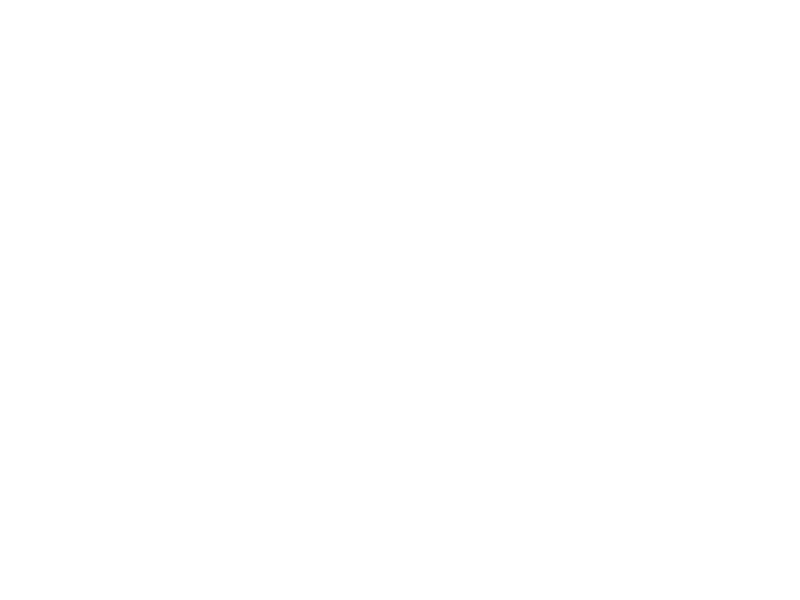
Frame 1 (no input)
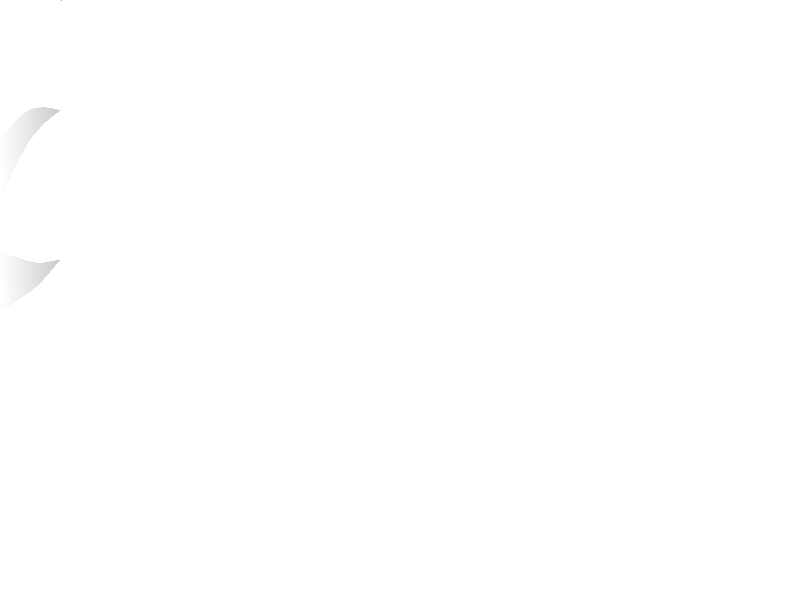
Frame 60 (the mouse pressed at the canvas centre just before this capture)
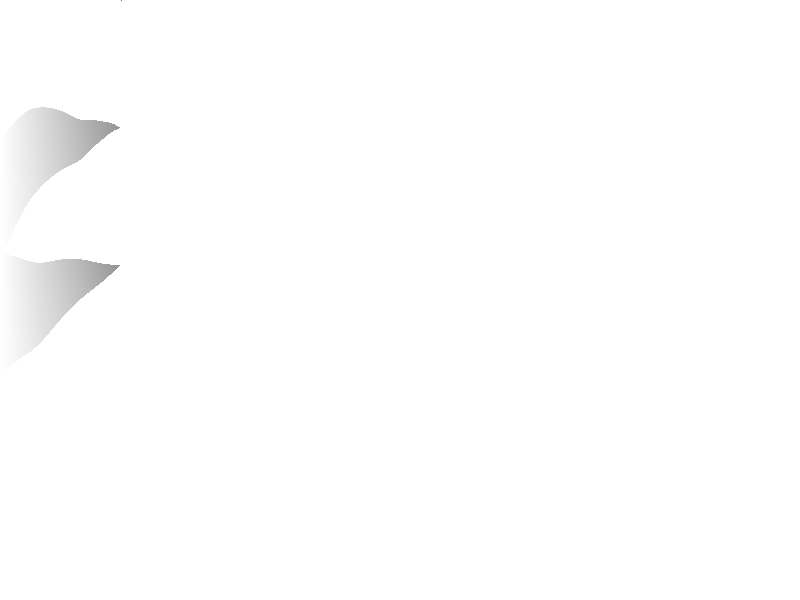
Frame 120 (the mouse held since frame 60 and released just before this capture)

The Processing sketch that drew these frames (run headless with seeded random() and noise(); from frame 60 on, the mouse is pressed at the canvas centre):

// Processing sketch: processing_6729
// ── processing_6729.pde

/*****************************************************************************
 * animation of rolling hillsides using perlin noise.
 ******************************************************************************/

int width=800;
int height=600;
MountainRange m1;
MountainRange m2;
//MountainRange m3;
//MountainRange m4;
//MountainRange m5;
//MountainRange m6;
int cntr = 0;
int fadeMargin = 200;

void setup()
{
  size(800,600);
  m1 = new MountainRange(.005, 120+200, 600, color(93,107,166));
  m2 = new MountainRange(.003, 200, 450, color(77,91,151));
  //m3 = new MountainRange(.008, 60, 200, color(61,76,131));
  //m4 = new MountainRange(.0065, 50, 190, color(55,69,122));
  //m5 = new MountainRange(.004, 30, 150, color(46,55,93));
  //m6 = new MountainRange(.002, 10, 130, color(12,16,35));
  background(#FFFFFF);
}

void draw()
{
  //background(110,119,172);
  if(cntr < width+height) {
  m1.drawMountains();
  m2.drawMountains();
  //m3.drawMountains();
  //m4.drawMountains();
  //m5.drawMountains();
  //m6.drawMountains();
  }
  strokeWeight(4);
  stroke(#ffffff);
  point(cntr, 1);
  cntr++;
}

class MountainRange{
  int mD; //records the position in the array to place new height value
  float mT; //records time passed for noise.  The lower the time, the smoother the transistions (like lower land)
  float mInc; // amount to incrament time by
  float mMin; //lowest elevation of the mountains
  float mMax; //highest elevation of the mountains
  color mC; //holds the color of the mountain range
  float mR; // read value
  float mG; // green value for color
  float mB; // blue value for color
  int[] rangeHeights;

  MountainRange( float newInc, float mountainMin, float mountainMax, color newMC){
    mD=0;// place in range
    mT=random(0,1000);
    mInc=newInc;
    mMin = mountainMin;
    mMax = mountainMax;
    mC = newMC;
    
    rangeHeights = new int[width];
    /*for(int i=0; i<width; i++){ 
      rangeHeights[i] = (int)(height-noise(mT)*(mMax-mMin)-mMin);
      mT+=mInc; 
    }*/
    // Itterate until you find a low point in the range and draw from there
    /*while((int)(height-noise(mT)*(mMax-mMin)-mMin) > mountainMin-10) {
      mT+= mInc;
    }*/
  }

  void drawMountains(){
    stroke(mC);
    strokeWeight(1);
    noFill();
    if(mD < width) {
      rangeHeights[mD] = (int)(height-noise(mT)*(mMax-mMin)-mMin);
    }
    mD++;
    for(int i=0; i<rangeHeights.length; i++)
    {
      fade(i, rangeHeights[i], mR, mG, mB, (mD-i + 1));
    }
    mT+= mInc;
  } 
  
  void fade(float x, float y, float r, float g, float b, int loc) {
  float length = height - y;
    if(x < fadeMargin) {
        stroke(r, g, b, 255*(length-loc)/length*x/fadeMargin);
    }
    else if( x > width-fadeMargin ) {
      stroke(r, g, b, 255*(length-loc)/length*(width-x)/fadeMargin);
    }
    else {
      stroke(r, g, b, 255*(length-loc)/length);
    }
    point(x,y+loc);
  //}
}
}
